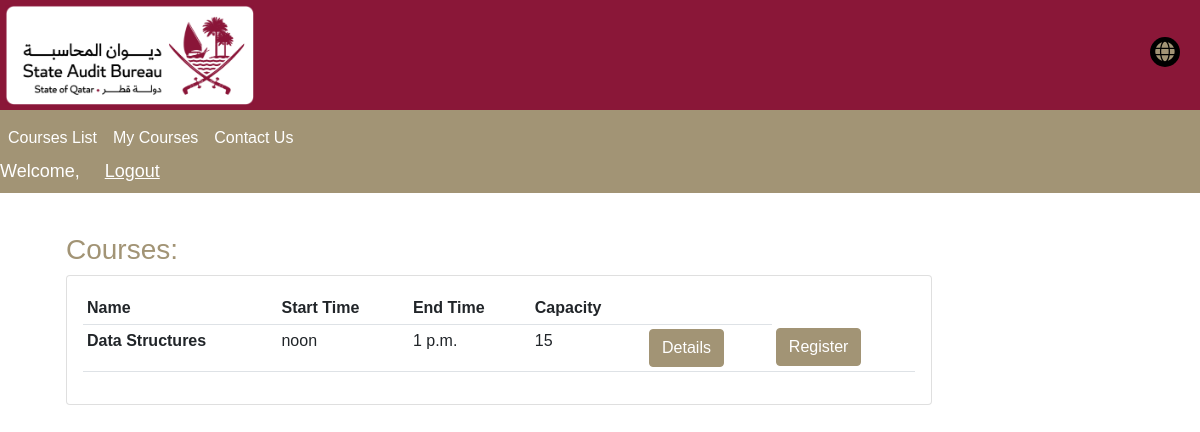
/courses_list/ (signed in), run on the app's committed database.
### base/models.py (models this page shows, shortened)
class Course(models.Model):
    name = models.CharField(max_length=100)
    description = models.TextField()
    start_time = models.TimeField()
    end_time = models.TimeField()
    capacity = models.PositiveIntegerField()
    number_of_classes = models.PositiveIntegerField()
    instructor = models.ForeignKey(Instructor, on_delete=models.CASCADE)
    current_session = models.IntegerField()
    start_date = models.DateField(auto_now_add=True)
    end_date = models.DateField(null=True)

### base/trainee_views.py (the view)
# urls.py: path('courses_list/', courses_list, name='courses-list'),
@user_passes_test(is_trainee, login_url='login')
def courses_list(request):
    print(request.user)
    trainee = Trainee.objects.get(trainee = request.user)
    traineeCourses = Attendance.objects.filter(trainee = trainee)
    courses = []
    for traineeCourse in traineeCourses:
        courses += [traineeCourse.course]
    otherCourses = []
    allCourses = Course.objects.all()
    for course in allCourses:
        if course not in courses:
            otherCourses += [course]
    context = {
        'courses': otherCourses
    }
    return render(request, "base/courses_list.html", context)

### accounts/models.py (called while the page is built)
    def is_trainee(self):
        return self.role == "trainee"

    def get_name(self):
        return self.first_name + " " + self.last_name

    def __str__(self):
        return self.username

### base/views.py (called while the page is built)
def is_trainee(user):
    return user.is_authenticated and user.is_trainee()

### base/templates/base/courses_list.html (shortened to what this page needs)
{% load static %}
<!DOCTYPE html>
<head>
  <link rel="stylesheet" href="https://cdnjs.cloudflare.com/ajax/libs/font-awesome/5.15.2/css/all.min.css">
  <link href="https://cdn.jsdelivr.net/npm/bootstrap@5.0.1/dist/css/bootstrap.min.css" rel="stylesheet">
  <link rel="stylesheet" href="{% static 'css/reg_style.css' %}">
</head>
<body>
<div class="header">
    <div class="logo">
      <img src="{% static 'img/primary-rgb-state-audit-bureau-1@2x.png' %}" alt="Logo">
    </div>
    <div class="toggles">
      <div class="language-toggle">
        <label class="toggle-label" for="language-checkbox">
          <i class="fas fa-globe language-icon"></i>
        </label>
      </div>
    </div>
  </div>
  <nav class=" english navbar navbar-expand-lg navbar-custom">
    <div class="english collapse navbar-collapse" id="navbarNav">
      <ul class="navbar-nav">
        <li class="nav-item active">
          <a class="nav-link" href="{% url 'courses-list' %}">Courses List</a>
        </li>
        {% if request.user.is_trainee %}
        <li class="nav-item active">
          <a class="nav-link" href="{% url 'my-courses' %}">My Courses</a>
        </li>
        {% endif %}
        <li class="nav-item">
          <a class="nav-link" href="{% url 'contact' %}">Contact Us</a>
        </li>
      </ul>
    </div>
    <span class="hello-msg">Welcome, <a href="{% url 'profile' %}"> {{request.user.get_name}} </a> </span>
    <span ><a  class="hello-msg" href="{% url 'logout' %}">Logout</a></span>
  </nav>
<br>
  <div class="m-3 english">
    <div class="container">
      <div class="container row">
        <div class="col-lg-10">
            <h3>Courses:</h3>
            <div class="card card-body">
                <table class="table table-sm">
                    <tr>
                        <th>Name</th>
                        <th>Start Time</th>
                        <th>End Time</th>
                        <th>Capacity</th>
                        <th></th>
                    </tr>
                    {% for course in courses %}
                    <tr>
                        <td><b>{{course.name}}</b> </td>
                        <td>{{course.start_time}} </td>
                        <td>{{course.end_time}}</td>
                        <td> {{course.capacity}} </td>
                        <td><a class="btn btn-primary" href="{% url 'course-details' course.id%}">Details</a> </td>
                        <td><a class="btn btn-primary" href="{% url 'register-course' course_id=course.id %}">Register</a> </td>
                    </tr>
                    {% endfor %}
                </table>
            </div>
        </div>
      </div>
  </div>
  </div>
</body>

### base/static/css/reg_style.css (style rules this page uses)
* { box-sizing: border-box; }
body { margin: 0; font-family: sans-serif; color: #A29475; }
.header { display: flex; justify-content: space-between; align-items: center; padding: 10px; background-color: #8A1738; height: 110px; }
.logo img { height: 100px; left: 5px; position: absolute; top: 5px; }
.toggles { display: flex; align-items: center; }
.toggle-label { color: darkgray; display: inline-block; width: 30px; height: 30px; border-radius: 50%; background-color: #000; cursor: pointer; position: relative; margin-right: 10px; }
.toggle-label i { position: absolute; top: 50%; left: 50%; transform: translate(-50%, -50%); font-size: 20px; }
.english { display: block; }
form, label, input, select, textarea { color: #A29475 !important; }
.btn-primary { background-color: #A29475 !important; border-color: #A29475 !important; }

### base/templates/base/courses_list.html (style rules this page uses)
.btn-primary { background-color: #A29475 !important; border-color: #A29475 !important; }
.hello-msg { font-size: 18px; color: #fff; margin-right: 20px; }
a:link { color: #fff; }
.active { background-color: #A29475; }
.navbar-custom { background-color: #A29475; }
.nav-link { color: #fff; }

### data on the page
Course: name "Data Structures", start_time "noon", end_time "1 p.m.", capacity "15"
